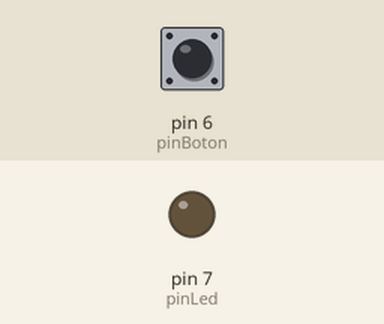
Recording of a sketch running on a simulated Arduino Uno, built with avr-gcc and run on an emulated ATmega328P. On the bench: output pins drawn as LEDs (lit = HIGH). Inputs (shaded band) come from the test bench; at power-on: pin 6 (pinBoton) HIGH. What the sketch prints to the serial monitor is not drawn.

Above: at 1.2 s.
1.3 s: pin 6 (pinBoton) pulled LOW for 0.15 s
At 1.37 s:
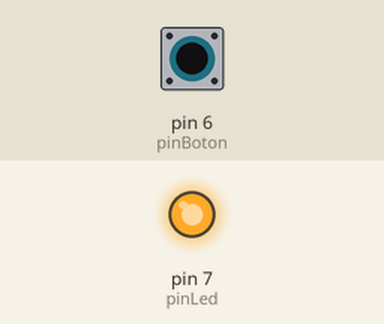
2.9 s: pin 6 (pinBoton) pulled LOW for 3.2 s
At 6.9 s:
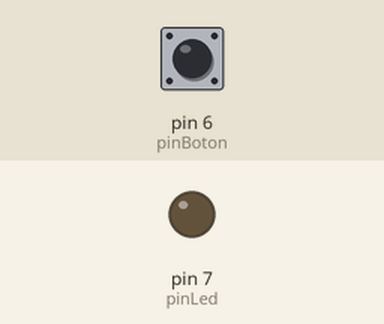
Timing chart, 0 to 8.4 s (numbered marks = the images above; inputs shaded):
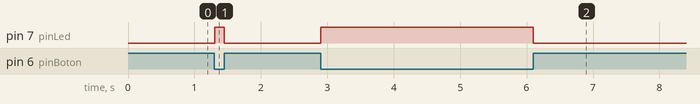

Measured:
- after the input at 1.3 s, pin 7 (pinLed): LOW → HIGH at once, → LOW 0.15 s later
- after the input at 2.9 s, pin 7 (pinLed): LOW → HIGH at once, → LOW 3.2 s later

The sketch:

pull_up_sinresistencias.ino
```cpp
#define pinBoton 6
#define pinLed 7
int lecturaBoton;

void setup() {
  Serial.begin(9600);
  pinMode(pinBoton, INPUT_PULLUP);
  pinMode(pinLed, OUTPUT);
  // put your setup code here, to run once:

}

void loop() {
  // put your main code here, to run repeatedly:
  lecturaBoton = digitalRead(pinBoton);
  if(lecturaBoton == 0){
    digitalWrite(pinLed, 1);
  }else{
    digitalWrite(pinLed, 0);
  }

  Serial.println(lecturaBoton);

}
```
